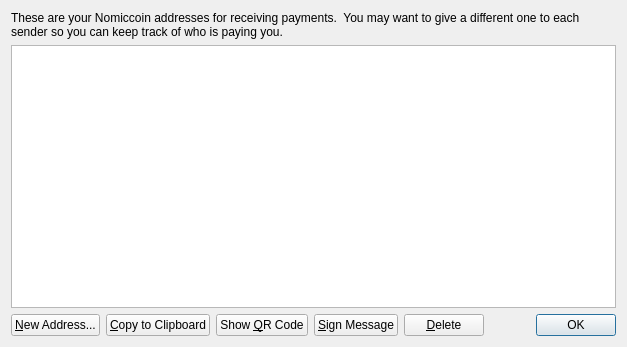
<?xml version="1.0" encoding="UTF-8"?>
<ui version="4.0">
 <class>AddressBookPage</class>
 <widget class="QWidget" name="AddressBookPage">
  <property name="geometry">
   <rect>
    <x>0</x>
    <y>0</y>
    <width>627</width>
    <height>347</height>
   </rect>
  </property>
  <property name="windowTitle">
   <string>Address Book</string>
  </property>
  <layout class="QVBoxLayout" name="verticalLayout">
   <item>
    <widget class="QLabel" name="labelExplanation">
     <property name="text">
      <string>These are your Nomiccoin addresses for receiving payments.  You may want to give a different one to each sender so you can keep track of who is paying you.</string>
     </property>
     <property name="textFormat">
      <enum>Qt::AutoText</enum>
     </property>
     <property name="wordWrap">
      <bool>true</bool>
     </property>
    </widget>
   </item>
   <item>
    <widget class="QTableView" name="tableView">
     <property name="toolTip">
      <string>Double-click to edit address or label</string>
     </property>
     <property name="alternatingRowColors">
      <bool>true</bool>
     </property>
     <property name="selectionMode">
      <enum>QAbstractItemView::SingleSelection</enum>
     </property>
     <property name="selectionBehavior">
      <enum>QAbstractItemView::SelectRows</enum>
     </property>
     <property name="sortingEnabled">
      <bool>true</bool>
     </property>
     <attribute name="verticalHeaderVisible">
      <bool>false</bool>
     </attribute>
    </widget>
   </item>
   <item>
    <layout class="QHBoxLayout" name="horizontalLayout">
     <item>
      <widget class="QPushButton" name="newAddressButton">
       <property name="toolTip">
        <string>Create a new address</string>
       </property>
       <property name="text">
        <string>&amp;New Address...</string>
       </property>
       <property name="icon">
        <iconset resource="../bitcoin.qrc">
         <normaloff>:/icons/add</normaloff>:/icons/add</iconset>
       </property>
      </widget>
     </item>
     <item>
      <widget class="QPushButton" name="copyToClipboard">
       <property name="toolTip">
        <string>Copy the currently selected address to the system clipboard</string>
       </property>
       <property name="text">
        <string>&amp;Copy to Clipboard</string>
       </property>
       <property name="icon">
        <iconset resource="../bitcoin.qrc">
         <normaloff>:/icons/editcopy</normaloff>:/icons/editcopy</iconset>
       </property>
      </widget>
     </item>
     <item>
      <widget class="QPushButton" name="showQRCode">
       <property name="text">
        <string>Show &amp;QR Code</string>
       </property>
       <property name="icon">
        <iconset resource="../bitcoin.qrc">
         <normaloff>:/images/qrcode</normaloff>:/images/qrcode</iconset>
       </property>
      </widget>
     </item>
     <item>
      <widget class="QPushButton" name="signMessage">
       <property name="toolTip">
        <string>Sign a message to prove you own this address</string>
       </property>
       <property name="text">
        <string>&amp;Sign Message</string>
       </property>
       <property name="icon">
        <iconset resource="../bitcoin.qrc">
         <normaloff>:/icons/edit</normaloff>:/icons/edit</iconset>
       </property>
      </widget>
     </item>
     <item>
      <widget class="QPushButton" name="deleteButton">
       <property name="toolTip">
        <string>Delete the currently selected address from the list. Only sending addresses can be deleted.</string>
       </property>
       <property name="text">
        <string>&amp;Delete</string>
       </property>
       <property name="icon">
        <iconset resource="../bitcoin.qrc">
         <normaloff>:/icons/remove</normaloff>:/icons/remove</iconset>
       </property>
      </widget>
     </item>
     <item>
      <spacer name="horizontalSpacer">
       <property name="orientation">
        <enum>Qt::Horizontal</enum>
       </property>
       <property name="sizeHint" stdset="0">
        <size>
         <width>40</width>
         <height>20</height>
        </size>
       </property>
      </spacer>
     </item>
     <item>
      <widget class="QDialogButtonBox" name="buttonBox">
       <property name="sizePolicy">
        <sizepolicy hsizetype="Maximum" vsizetype="Fixed">
         <horstretch>0</horstretch>
         <verstretch>0</verstretch>
        </sizepolicy>
       </property>
       <property name="standardButtons">
        <set>QDialogButtonBox::Ok</set>
       </property>
      </widget>
     </item>
    </layout>
   </item>
  </layout>
 </widget>
 <resources>
  <include location="../bitcoin.qrc"/>
 </resources>
 <connections/>
</ui>
